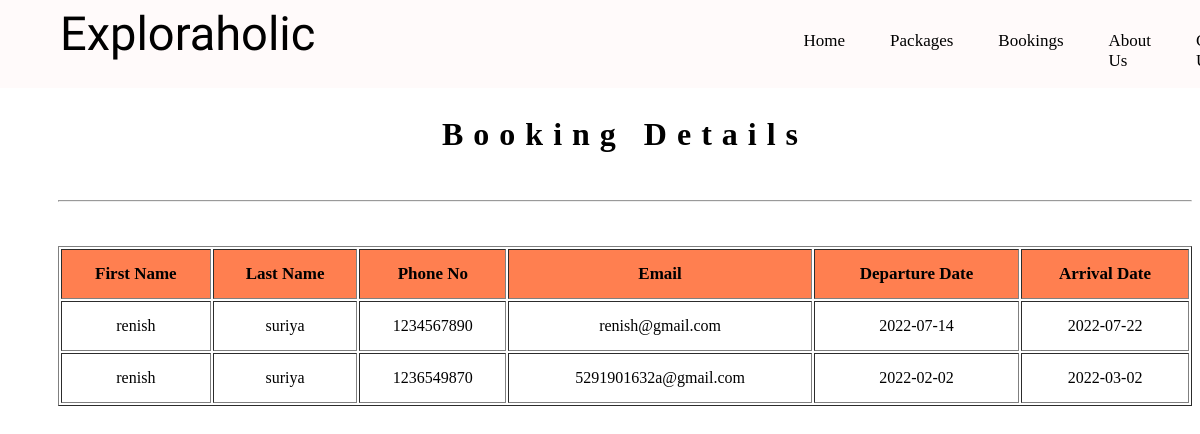
Screenshot of /website1/asp/booking.php (signed in) with the database file from the repository.
### tables this page shows
CREATE TABLE `booking` (
  `id` int(10) NOT NULL,
  `first` varchar(30) NOT NULL,
  `last` varchar(30) NOT NULL,
  `phoneno` int(10) NOT NULL,
  `email` varchar(30) NOT NULL,
  `ddate` date NOT NULL,
  `adate` date NOT NULL,
  `date` datetime NOT NULL DEFAULT current_timestamp()
);

### website1/asp/booking.php (the view, shortened to what this page needs)
<?php
require "db.php";
$u = $_COOKIE['username'];
  $sql = "SELECT * FROM `booking` WHERE `first` = '$u'";
  $result = mysqli_query($con,$sql);
?>
<!DOCTYPE html>
<html lang="en">
<head>
</head>
<body>
    <div class="main_div">
    <div class="prt1">
      <nav class="main_nav">
        <div class="logo">Exploraholic</div>
        <div class="navigation_menu">
          <ul class="nav_ul1">
            <li class="nav_li"><a href="../asp/index.php" class="nav_a1">Home</a></li>
            <li class="nav_li"><a href="../asp/package.php" class="nav_a1">Packages</a></li>
            <li class="nav_li"><a href="../html/booking.php" class="nav_a1">Bookings</a></li>
            <li class="nav_li"><a href="/admin1/website1/html/about.html" class="nav_a1">About Us</a></li>
            <li class="nav_li"><a href="../html/contact.html" class="nav_a1">Contact Us</a></li>
          </ul>
        </div>
      </nav>
      </div>
        <center>
        <h1 class="h1_1"> Booking Details </h1> <br> <hr> <br> <br>
        <div class="table">
        <table border="1" class="table_1" style="background-color: white;">
        <tr class="tr_1">
            <th class="th_1">First Name</th>
            <th  class="th_1">Last Name</th>
            <th  class="th_1">Phone No</th>
            <th  class="th_1">Email</th>
            <th  class="th_1">Departure Date</th>
            <th  class="th_1">Arrival Date</th>
        </tr>
        <?php
        while($row = mysqli_fetch_assoc($result)){
        ?>
        <tr class="tr_2">
            <td class="td_1" align="center"><?php echo $row['first'] ?></td>
<td class="td_1" align="center"><?php echo $row['last'] ?></td>
<td class="td_1" align="center"><?php echo $row['phoneno'] ?></td>
<td class="td_1" align="center"><?php echo $row['email'] ?></td>
<td class="td_1" align="center"><?php echo $row['ddate'] ?></td>
<td class="td_1" align="center"><?php echo $row['adate'] ?></td>
        </tr>
        <?php
        }
        ?>
    </table>
  </div>
        </center>
</body>
</html>

### website1/asp/booking.php (style rules this page uses)
.main_div { padding-left: 50px; padding-top: 10px; margin-bottom: 30%; }
.table_1 { width: 100%; background-color: white; }
.th_1 { height: 50px; font-size: 17px; background-color: coral; }
.td_1 { height: 50px; }
.logo { font-size: 47px; font-family: 'Smooch', cursive; margin-top: 6px; margin-left: 60px; }
.main_nav { width: 101%; margin-left: -58px; background-color: snow; position: fixed; top: 0; z-index: 1; }
.navigation_menu { margin-left: 63%; margin-top: -47px; font-size: 17px; }
.nav_ul1 { display: flex; list-style: none; gap: 45px; }
.nav_a1 { color: black; text-decoration: none; }
.nav_li { transition: 0.9s; }
.h1_1 { letter-spacing: 10px; margin-top: 80px; }

### rows the page displays
booking: first "renish", last "suriya", phoneno "1234567890", email "renish@gmail.com", ddate "2022-07-14", adate "2022-07-22"
booking: first "renish", last "suriya", phoneno "1236549870", email "5291901632a@gmail.com", ddate "2022-02-02", adate "2022-03-02"
